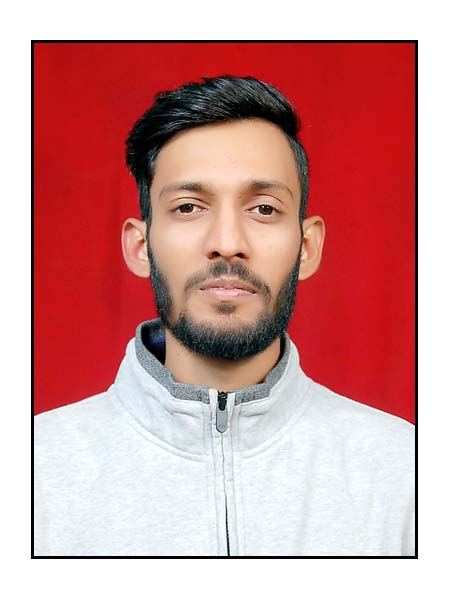
#> input picture 60.jpg, 450 x 600 px
$ python FaceDetection.py
#> lines starting #> are read from the running program, lines starting #| are printed output that depends on the picture; after the words box and inside, x2 and y2 are one past the last pixel; in counts of white or black regions, pixels touching at a corner belong together
#First to import cv2 package,that contain classes for face detection
import cv2

#casecade system that contain features to read face in python
face_cascade = cv2.CascadeClassifier("haarcascade_frontalface_default.xml");

#Reading image
img = cv2.imread("60.jpg");
#> img is the input picture: shape (600, 450, 3); mean B, G, R 148.6, 149.3, 207.3

#Reading the img as gray scale
grey_img = cv2.cvtColor(img,cv2.COLOR_BGR2GRAY);
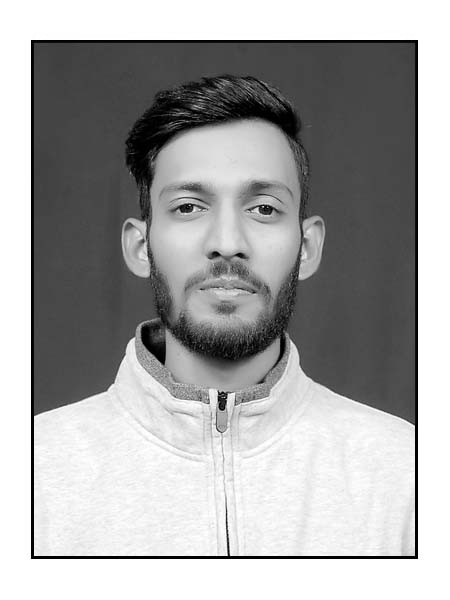
#> grey_img: shape (600, 450); min 0, max 255, mean 166.6

#search the co-ordinater of the image
faces = face_cascade.detectMultiScale(grey_img, scaleFactor = 1.05, minNeighbors = 5);
#> faces = [[126, 128, 201, 201]]

print(type(faces))
#| <class 'numpy.ndarray'>
print(faces);
#| [[126 128 201 201]]

for x,y,w,h in faces:
	img = cv2.rectangle(img,(x,y), (x+w,y+h),(0,255,0),3)
#> this loop made 1 pass
#> pass 1, `img = cv2.rectangle(img,(x,y), (x+w,y+h),(0,255,0),3)`:
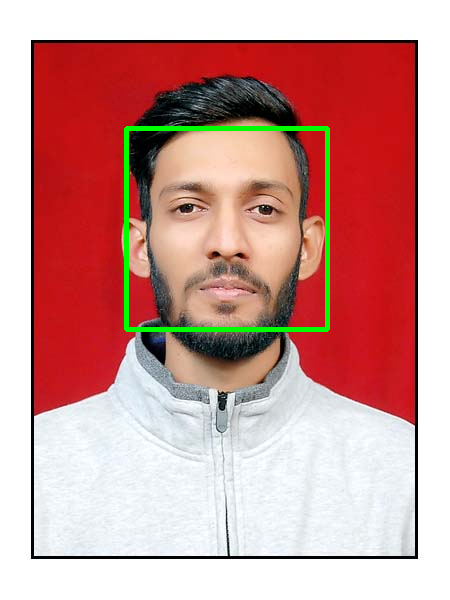
#> img: shape (600, 450, 3); 1.48% of pixels changed, all inside (x1, y1, x2, y2) = (124, 126, 330, 332)

resized_image = cv2.resize(img,(500,600));
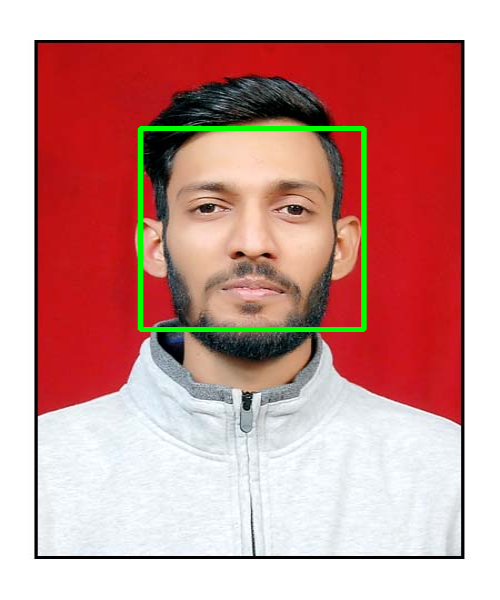
#> resized_image: shape (600, 500, 3); mean B, G, R 147.9, 152.3, 205
cv2.imshow("60.jpg",resized_image);
cv2.waitKey(0);

print(type(img));
#| <class 'numpy.ndarray'>
print(img.shape);
#| (600, 450, 3)
